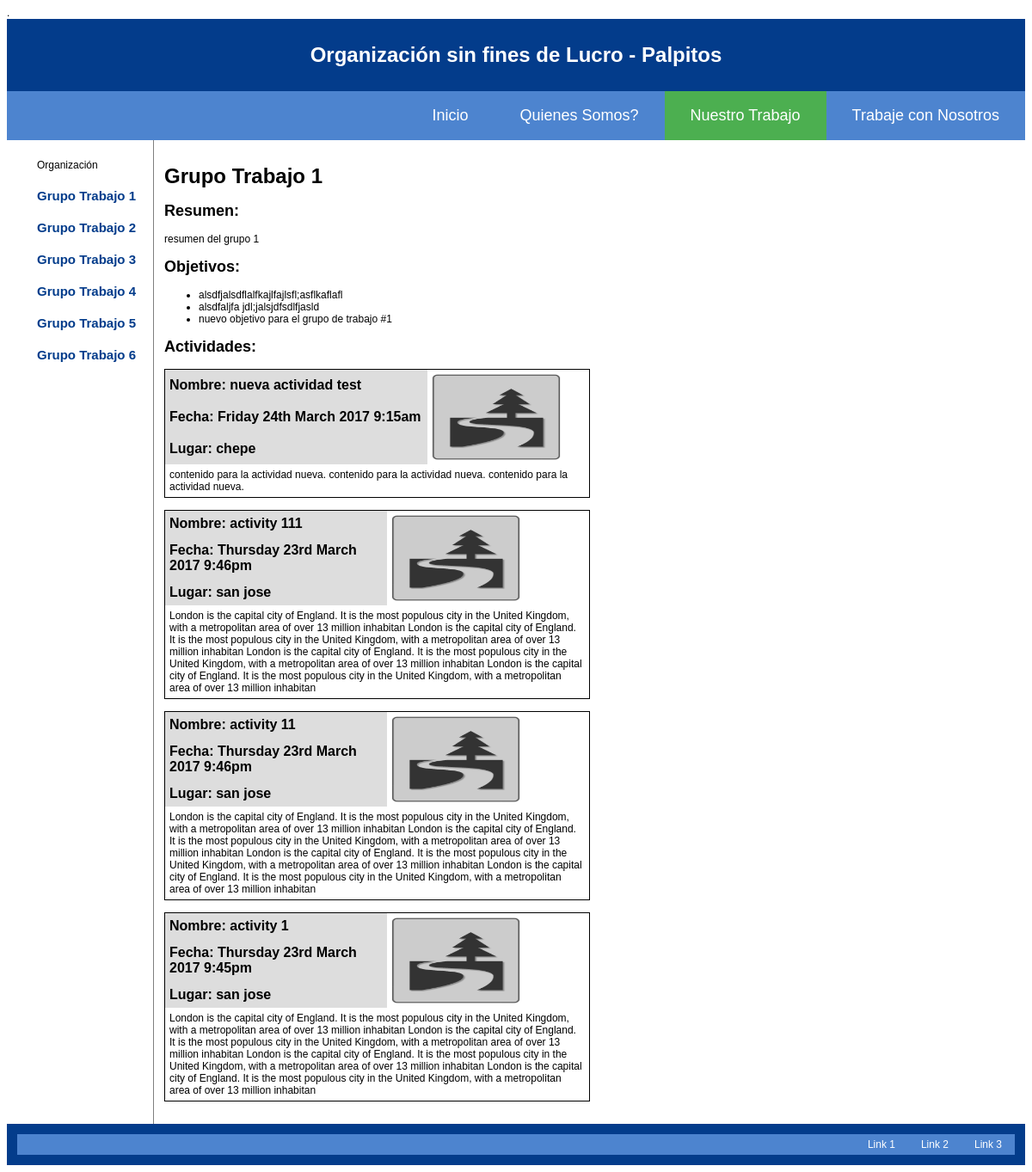
/group.php?id=1, run on an earlier commit of the app's database.
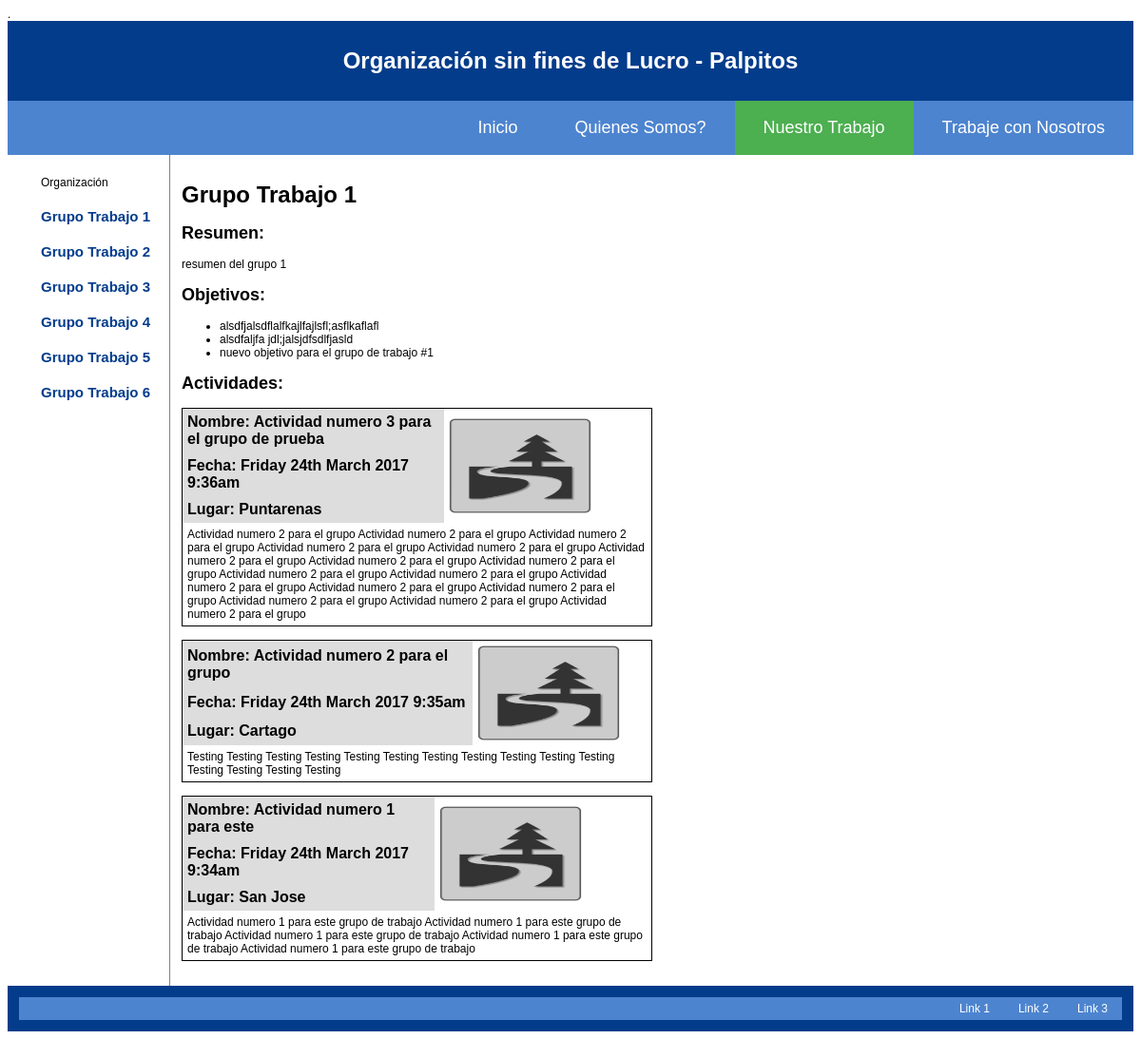
And on a later commit of the database.
### tables this page shows
CREATE TABLE `content` (
  `id` int(10) unsigned NOT NULL AUTO_INCREMENT,
  `key` varchar(32) NOT NULL,
  `content` blob NOT NULL,
  PRIMARY KEY (`id`)
);

CREATE TABLE `groups` (
  `id` int(10) unsigned NOT NULL AUTO_INCREMENT,
  `name` varchar(32) NOT NULL,
  `summary` blob NOT NULL,
  PRIMARY KEY (`id`)
);

CREATE TABLE `objectives` (
  `id` int(10) unsigned NOT NULL AUTO_INCREMENT,
  `group_id` int(10) unsigned NOT NULL,
  `content` blob NOT NULL,
  PRIMARY KEY (`id`),
  KEY `objectives_group_id` (`group_id`),
  CONSTRAINT `objectives_group_id` FOREIGN KEY (`group_id`) REFERENCES `groups` (`id`)
);

CREATE TABLE `activities` (
  `id` int(10) unsigned NOT NULL AUTO_INCREMENT,
  `group_id` int(10) unsigned NOT NULL,
  `name` varchar(64) NOT NULL,
  `date` timestamp NOT NULL DEFAULT CURRENT_TIMESTAMP,
  `location` varchar(64) NOT NULL,
  `content` blob NOT NULL,
  PRIMARY KEY (`id`),
  KEY `activities_group_id` (`group_id`),
  CONSTRAINT `activities_group_id` FOREIGN KEY (`group_id`) REFERENCES `groups` (`id`)
);

### app/Startup.php (called while the page is built, shortened)
<?php
class DB
{
  private static $db;
  private $conn;
  public static function getInstance()
  {
    if (!DB::$db)
    {
      DB::$db = new DB();
    }
    return DB::$db;
  }
  private function openConnection()
  {
    $this->conn = @mysqli_init();
  }
  private function processParams($statement, $params)
  {
    if (is_array($params))
    {
      foreach ($params as $key=>$value)
      {
        $statement = str_replace("{".$key."}", @mysqli_escape_string($this->conn, $value), $statement);
      }
    }
    return $statement;
  }
  public function getData($statement, $params = array(), $single = false)
  {
    $statement = $this->processParams($statement, $params);
    $result = @mysqli_query($this->conn, "call $statement;");
    $data = array();
    if ($single)
    {
      $data = @mysqli_fetch_assoc($result);
    }
    else
    {
      for (; $currentRow = @mysqli_fetch_assoc($result);)
      {
        $data[] = $currentRow;
      }
    }
    return $data;
  }
}

### group.php (the view)
<?php
$workActive = "active";
require_once 'header.php';
$id = $_REQUEST['id'];
$data = $db->getData("groupById('{id}')", array('id'=>$id), true);
$name = $data['name'];
$summary = $data['summary'];
?>
<?php
require_once 'side_menu.php';
?>
<section>
<article>
<h1><?php echo $name; ?></h1>
<h2>Resumen:</h2><p><?php echo $summary;  ?></p>
<h2>Objetivos:</h2>
    <?php
    $objectives = $db->getData("objectivesById('{id}')", array('id'=>$id));
    echo "<ul>";
    foreach ($objectives as $objective)
    {
      echo "<li>".$objective['content']."</li>";
    }
    echo "</ul>";
    ?>
<h2>Actividades:</h2>
        <?php
        $activities = $db->getData("activitiesById('{id}')", array('id'=>$id));
        foreach ($activities as $activity)
        {
          $date = date_create($activity['date']);
          ?>
          <table class="table-line">
            <tr>
                <th>Nombre: <?php echo $activity['name']; ?></th>
                <td rowspan="3"><img src="img/holder.png" alt="Beach View" style="width:150px;height:100px;"></td>
            </tr>
            <tr>
                <th>Fecha: <?php echo date_format($date, 'l jS F Y g:ia'); ?></th>
            </tr>
            <tr>
                <th>Lugar: <?php echo $activity['location']; ?></th>
            </tr>
            <tr>
                <td colspan="2">
                  <?php echo $activity['content']; ?>
                </td>
            </tr>
          </table>
          <br />
        <?php
        }
        ?>
</article>
</section>
<?php
require_once 'footer.php';
?>

### header.php (shortened to what this page needs)
<?php
require_once ('app/Startup.php');
$db = DB::getInstance();
$data = $db->getData("content('{key}')", array('key'=>'name'), true);
$name = $data['content'];
?>
<!DOCTYPE html PUBLIC "-//W3C//DTD XHTML 1.0 Transitional//EN" "http://www.w3.org/TR/xhtml1/DTD/xhtml1-transitional.dtd">
<html xmlns="http://www.w3.org/1999/xhtml">
<head>
    <link rel="stylesheet" type="text/css" href="css.css">.
</head>
<body>
<div class="container">
    <header>
        <h1><?php echo $name; ?></h1>
    </header>
    <div class="topnav">
        <a class="<?php echo $contactActive ?>"  href="nosotros.php">Trabaje con Nosotros</a>
        <a class="<?php echo $workActive ?>"  href="trabajo.php">Nuestro Trabajo</a>
        <a class="<?php echo $usActive ?>"  href="quienes.php">Quienes Somos?</a>
        <a class="<?php echo $indexActive ?>"  href="index.php">Inicio</a>
    </div>

### side_menu.php
<nav>
    <ul>
        <li>Organización</li>
        <?php
        $db = DB::getInstance();
        $groups = $db->getData("groups()");
        foreach ($groups as $group)
        {
          echo "<li><a href=\"group.php?id=".$group['id']."\">".$group['name']."</a></li>";
        }
        ?>
    </ul>
</nav>

### footer.php
<footer>
    <div class="bottomnav">
        <a href="nosotros.php">Link 3</a>
        <a href="trabajo.php">Link 2</a>
        <a href="quienes.php">Link 1</a>
    </div>
</footer>
</div>
</body>
</html>

### css.css (style rules this page uses)
body { font-family:Arial, Helvetica, sans-serif; font-size:12px; }
div.container { width: 100%; }
header, footer { padding: 1em; color: white; background-color: #033c8b; clear: left; text-align: center; }
h1 { display: block; font-size: 2em; -webkit-margin-before: 0.67em; -webkit-margin-after: 0.67em; -webkit-margin-start: 0px; -webkit-margin-end: 0px; font-weight: bold; }
.topnav { overflow: hidden; background-color: #4d84cf; }
.topnav a { float: right; display: block; color: #fff; text-align: center; padding: 18px 30px; text-decoration: none; font-size: 18px; }
.topnav a.active { background-color: #4CAF50; color: white; }
.bottomnav { overflow: hidden; background-color: #4d84cf; }
.bottomnav a { float: right; display: block; color: #fff; text-align: center; padding: 5px 15px; text-decoration: none; font-size: 12px; }
nav { float: left; max-width: 160px; margin: 0; padding: 10px 0 0 35px; }
nav ul { list-style-type: none; padding: 0; }
nav ul li { padding:0 0 20px 0; }
nav ul li a { text-decoration: none; color: #033c8b; font-size: 15px; font-weight: bold; }
article { margin-left: 170px; border-left: 1px solid gray; padding: 1em; overflow: hidden; }
table, td, th { border: none; text-align: left; }
table { border-collapse: collapse; width: 50%; }
th, td { padding: 5px; }
.table-line { border: 1px solid #000; }
.table-line th { background-color: #ddd; color: #000; font-size: 16px; }

What changed in the data, as far as the page shows it:
removed activities: name "nueva actividad test", date "Friday 24th March 2017 9:15am", location "chepe", content "contenido para la actividad nueva. contenido para la actividad nueva. contenido para la actividad nueva."
removed activities: name "activity 111", date "Thursday 23rd March 2017 9:46pm", location "san jose", content "London is the capital city of England. It is the most populous city in the United Kingdom, with a metropolitan area of over 13 million inhabitan London is the capital city of England. It is the most populous city in the United Kingdom, with a metropolitan area of over 13 million inhabitan London is the capital city of England. It is the most populous city in the United Kingdom, with a metropolitan area of over 13 million inhabitan London is the capital city of England. It is the most populous city in the United Kingdom, with a metropolitan area of over 13 million inhabitan"
removed activities: name "activity 11", date "Thursday 23rd March 2017 9:46pm", location "san jose", content "London is the capital city of England. It is the most populous city in the United Kingdom, with a metropolitan area of over 13 million inhabitan London is the capital city of England. It is the most populous city in the United Kingdom, with a metropolitan area of over 13 million inhabitan London is the capital city of England. It is the most populous city in the United Kingdom, with a metropolitan area of over 13 million inhabitan London is the capital city of England. It is the most populous city in the United Kingdom, with a metropolitan area of over 13 million inhabitan"
removed activities: name "activity 1", date "Thursday 23rd March 2017 9:45pm", location "san jose", content "London is the capital city of England. It is the most populous city in the United Kingdom, with a metropolitan area of over 13 million inhabitan London is the capital city of England. It is the most populous city in the United Kingdom, with a metropolitan area of over 13 million inhabitan London is the capital city of England. It is the most populous city in the United Kingdom, with a metropolitan area of over 13 million inhabitan London is the capital city of England. It is the most populous city in the United Kingdom, with a metropolitan area of over 13 million inhabitan"
added activities: name "Actividad numero 3 para el grupo de prueba", date "Friday 24th March 2017 9:36am", location "Puntarenas", content "Actividad numero 2 para el grupo Actividad numero 2 para el grupo Actividad numero 2 para el grupo Actividad numero 2 para el grupo Actividad numero 2 para el grupo Actividad numero 2 para el grupo Actividad numero 2 para el grupo Actividad numero 2 para el grupo Actividad numero 2 para el grupo Actividad numero 2 para el grupo Actividad numero 2 para el grupo Actividad numero 2 para el grupo Actividad numero 2 para el grupo Actividad numero 2 para el grupo Actividad numero 2 para el grupo Actividad numero 2 para el grupo"
added activities: name "Actividad numero 2 para el grupo", date "Friday 24th March 2017 9:35am", location "Cartago", content "Testing Testing Testing Testing Testing Testing Testing Testing Testing Testing Testing Testing Testing Testing Testing"
added activities: name "Actividad numero 1 para este", date "Friday 24th March 2017 9:34am", location "San Jose", content "Actividad numero 1 para este grupo de trabajo Actividad numero 1 para este grupo de trabajo Actividad numero 1 para este grupo de trabajo Actividad numero 1 para este grupo de trabajo Actividad numero 1 para este grupo de trabajo"
